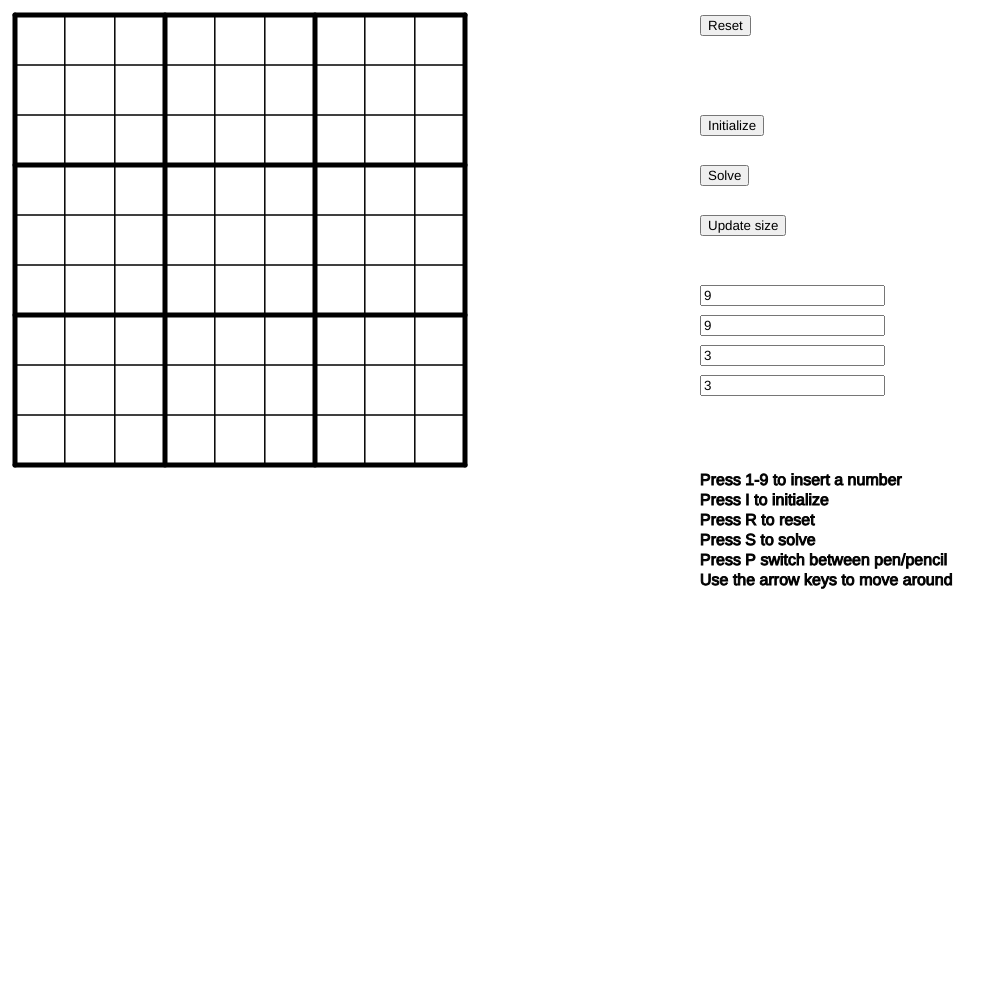
Frame 1 (no input)
Frame 60 (no input): identical to frame 1, image omitted
Frame 120 (the mouse pressed at the canvas centre since frame 60): identical to frame 1, image omitted

The p5.js sketch that drew this single still picture (run headless with seeded random() and noise() and a simulated clock; from frame 60 on, the mouse is pressed at the canvas centre):

// p5.js sketch
// ── sketch.js
// Sudoku template

var grid;
// var cols = 9;
// var rows = 9;
var w = 50;
var offset = 15;


function setup() {
  	createCanvas(1000, 1000);
	
	grid = createSudoku(9, 9);

	resetButton = createButton('Reset');
	resetButton.position(700,15);
	resetButton.mousePressed(resetAllNumbers);

	initializeButton = createButton('Initialize');
	initializeButton.position(700,115);
	initializeButton.mousePressed(initialize);

	solveButton = createButton('Solve');
	solveButton.position(700,165);
	solveButton.mousePressed(solveSudoku);

	updateSizeButton = createButton('Update size');
	updateSizeButton.position(700,215);
	updateSizeButton.mousePressed(updateSize);

	// updateSize();

  	inputRows = createInput();
  	inputRows.value('9');
  	inputRows.position(700,285);

  	inputCols = createInput();
  	inputCols.value('9');
  	inputCols.position(700,315);

  	inputBoxWidth = createInput();
  	inputBoxWidth.value('3');
  	inputBoxWidth.position(700,345);

  	inputBoxHeight = createInput();
  	inputBoxHeight.value('3');
  	inputBoxHeight.position(700,375);

}

function createSudoku(rows=3, cols=3, boxWidth=3, boxHeight=3) {
	grid = make2DArray(rows, cols);
	grid.rows = rows;
	grid.cols = cols;
	grid.boxWidth = boxWidth;
	grid.boxHeight = boxHeight;
	for (var i = 0; i < grid.rows; i++) {
		for (var j = 0; j < grid.cols; j++) {
			grid[i][j] = new Cell(offset + i * w, offset + j * w, w);
		}
	}
	return grid;
}

function updateSize() {
	// var columns = 12;

	//cols rows
	// console.log(int(inputCols.value()));
	grid = createSudoku(int(inputCols.value()), int(inputRows.value()), int(inputBoxWidth.value()), int(inputBoxHeight.value()));
	// console.log(grid.cols)
	// console.log(grid2);
}

function initialize() {
	grid[0][0].value = 3;
	grid[2][0].value = 6;
	grid[3][0].value = 5;
	grid[5][0].value = 8;
	grid[6][0].value = 4;
	grid[0][1].value = 5;
	grid[1][1].value = 2;
	grid[1][2].value = 8;
	grid[2][2].value = 7;
	grid[7][2].value = 3;
	grid[8][2].value = 1;
	grid[2][3].value = 3;
	grid[4][3].value = 1;
	grid[7][3].value = 8;
	grid[0][4].value = 9;
	grid[3][4].value = 8;
	grid[4][4].value = 6;
	grid[5][4].value = 3;
	grid[8][4].value = 5;
	grid[1][5].value = 5;
	grid[4][5].value = 9;
	grid[6][5].value = 6;
	grid[0][6].value = 1;
	grid[1][6].value = 3;
	grid[6][6].value = 2;
	grid[7][6].value = 5;
	grid[7][7].value = 7;
	grid[8][7].value = 4;
	grid[2][8].value = 5;
	grid[3][8].value = 2;
	grid[5][8].value = 6;
	grid[6][8].value = 3;
}

function resetAllNumbers() {
	for (var i = 0; i < grid.rows; i++) {
		for (var j = 0; j < grid.cols; j++) {
			grid[i][j].value = 0;
			grid[i][j].selected = false;
		}
	}
}

function mousePressed() {
	for (var i = 0; i < grid.rows; i++) {
		for (var j = 0; j < grid.cols; j++) {
			if (grid[i][j].contains(mouseX, mouseY)) {
				grid[i][j].selected = true;
			} else {
				grid[i][j].selected = false;
			}
		}
	}
}

function keyPressed() {
	// console.log(keyCode);
	// r
	if (keyCode == 82) {
		resetAllNumbers();
	// i
	} else if (keyCode == 73) {
		initialize();
	// s
	} else if (keyCode == 83) {
		solveSudoku();
	// u
	} else if (keyCode == 85) {
		updateSize();
	}
	for (var i = 0; i < grid.rows; i++) {
		for (var j = 0; j < grid.cols; j++) {
			if (grid[i][j].selected) {
				// console.log(grid[i][j])
				if (keyCode >= 49 && keyCode < 58) {
					var number = keyCode - 48;
					grid[i][j].value = number
				} else if (keyCode >= 97 && keyCode < 106) {
					var number = keyCode - 96;
					grid[i][j].value = number;
				// backspace or delete
				} else if (keyCode == 8 || keyCode == 46) {
					grid[i][j].value = 0;

				// escape
				} else if (keyCode == 27) {
					grid[i][j].selected = false;

				//left
				} else if (keyCode == 37) { 
					if (i > 0) {
						grid[i-1][j].selected = true;
						grid[i][j].selected = false;
					}
				// up
				} else if (keyCode == 38) {
					if (j > 0) {
						grid[i][j-1].selected = true;
						grid[i][j].selected = false;
					}
				// right
				} else if (keyCode == 39) {
					if (i < grid.rows-1) {
						grid[i+1][j].selected = true;
						grid[i][j].selected = false;
					}
				// down
				} else if (keyCode == 40) {
					if (j < grid.cols-1) {
						grid[i][j].selected = false;
						grid[i][j+1].selected = true;
					}
				}
			keyCode = 0;	
			}
		}
	}	
}

function draw() {
	background(255);
	for (var i = 0; i < grid.rows; i++) {
		for (var j = 0; j < grid.cols; j++) {
			grid[i][j].show();
		}
	}
	drawLines();

	textSize(16);
	var instructions = "Press 1-9 to insert a number\nPress I to initialize \nPress R to reset \nPress S to solve \nPress P switch between pen/pencil \nUse the arrow keys to move around \n";
	text(instructions,700,485);

}
// ── drawSudoku.js


function make2DArray(cols, rows) {
	var arr = new Array(cols);
	for (var i = 0; i < arr.length; i++) {
		arr[i] = new Array(rows);
	}
	return arr
}

function Cell(x, y, w) {
	this.x = x;
	this.y = y;
	this.w = w;
	this.selected = false;
	this.value = 0;
}

Cell.prototype.show = function() {
	stroke(0);
	noFill();
	if (this.selected) {
		fill(85,170,255);
	}
	rect(this.x, this.y, this.w, this.w);
	fill(0);
	
	// textAlign(CENTER);
	if (this.value != 0){
		textSize(32);
		text(this.value, this.x + this.w / 3, this.y + this.w / 1.4)
	}

	// }
}

Cell.prototype.contains = function(x, y) {
	return (x > this.x && y > this.y && x < this.x + this.w && y < this.y + this.w);
}

function drawLines() {
	strokeWeight(5);
	// horizontal
	// console.log(grid.boxWidth);
	for (var i = 0; i < (grid.cols/grid.boxHeight)+1; i++) {
		line(offset, offset + grid.boxHeight*i*w, offset + grid.rows*w, offset + grid.boxHeight*i*w);
	}

	// vertical
	for (var i = 0; i < (grid.rows/grid.boxWidth)+1; i++) {
		line(offset + grid.boxWidth*i*w, offset, offset + grid.boxWidth*i*w, offset + grid.cols*w);
	}
	strokeWeight(1);
}
// ── solveSudokuLib.js
function findEmptyCell(grid) {
	var l = [-1, -1];
	for (var col = 0; col < 9; col++) {
		for (var row = 0; row < 9; row++) {
			if (grid[row][col].value == 0) {
				return [col, row];
			}
		}
	}
	return false;
}

function usedInRow(grid, row, num) {
	for (var col = 0; col < 9; col++) {
		if (grid[col][row].value == num) {
			return true;
		}
	}
	return false;
}

function usedInCol(grid, col, num) {
	for (var row = 0; row < 9; row++) {
		if (grid[col][row].value == num) {
			return true;
		}
	}
	return false;
}

function usedInBox(grid, row, col, num) {
	for (var i = 0; i < 3; i++) {
		for (var j = 0; j < 3; j++) {
			if (grid[col+i][row+j].value == num) {
				return true;
			}
		}
	}
	return false;
}

function safeLocation(grid, row, col, num) {
	var r1 = usedInRow(grid, row, num);
	var r2 = usedInCol(grid, col, num);
	var r3 = usedInBox(grid, row-row%3, col-col%3, num);
	// console.log(row,col,num);
	// console.log(r1,r2,r3);
	return (!r1 && !r2 && !r3)
}

function consolePrint(grid){
	for (var i = 0; i < 9; i ++) {
		console.log(grid[0][i].value, grid[1][i].value, grid[2][i].value, grid[3][i].value, grid[4][i].value, grid[5][i].value, grid[6][i].value, grid[7][i].value, grid[8][i].value );
	}
}


function solveSudoku(row=0, col=0) {
	// var l = findEmptyCell(grid);

	// console.log(grid);

	if (findEmptyCell(grid) == false) {
		return true;
	} else {
		[row, col] = findEmptyCell(grid); 
	}


	// if ([row, col] == [-1, -1]) {
	// 	return true
	// }
	// // console.log(findEmptyCell(grid));
	// if (!findEmptyCell(grid)[0]) {
	// 	return true
	// }
	// l = findEmptyCell(grid)[1]
	// console.log(l);
	
	// row = l[0];
	// col = l[1];

	for (var num = 1; num < 10; num++) {
		if (safeLocation(grid,row,col,num)) {
			grid[col][row].value = num;

			// var l = findEmptyCell(grid);
			// if (l == [-1, -1]) {
			if (solveSudoku(col, row)) {
				return true;
			}

			grid[col][row].value = 0;	
		}
	}
	return false;
	// console.log(findEmptyCell(grid));
	
	// console.log(safeLocation(grid,0,4,9));
}
